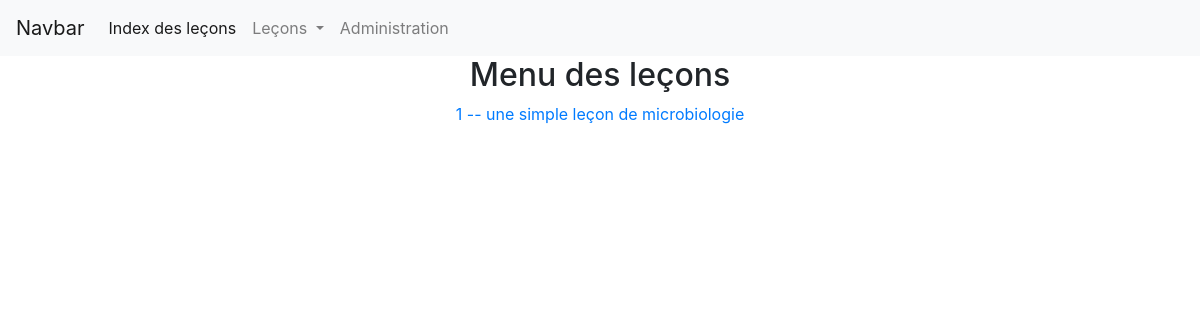
The page /tabquiz/ on the database as committed earlier.
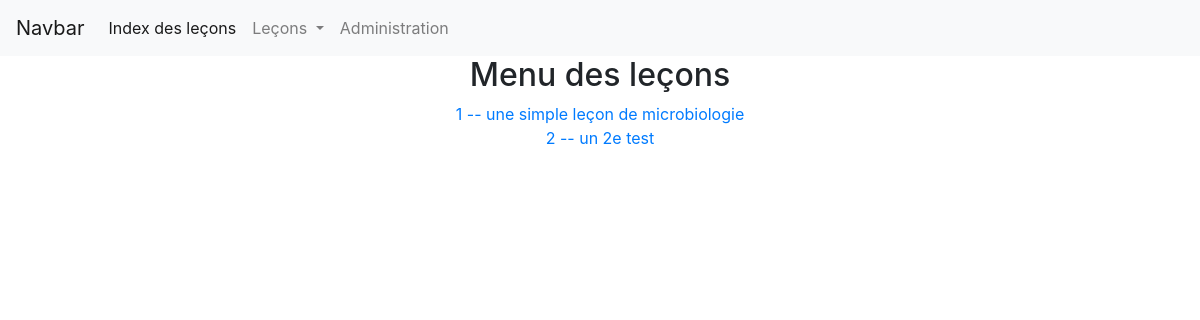
The same page on the database as committed later.
### tabquiz/models.py (models this page shows, shortened)
class Lesson(models.Model):
    lesson_id = models.IntegerField(
        primary_key=True,
        verbose_name=_('lesson id'),
    )
    description = models.CharField(max_length=200)
    class Meta:
        verbose_name = _('Lesson')
        verbose_name_plural = _('Lessons')

### tabquiz/views.py (the view)
# urls.py: path('', LessonIndexView.as_view(), name='index'),
class LessonIndexView(ListView):
    model = Lesson
    template_name='tabquiz/index.html'
    context_object_name='lesson_list'

### tabquiz/templates/tabquiz/index.html
{% extends 'tabquiz/base.html' %}
{% block content %}
<main class="text-center">
  <h2>Menu des leçons</h2>
  <ul class="list-group">
    {% for lesson in lesson_list %}
      <li><a href={% url 'tabquiz:lesson' lesson.lesson_id %}>
        {{lesson.lesson_id}} -- {{lesson.description}}
      </a></li>
    {% endfor %}
  </ul>
</main>
{% endblock %}

### tabquiz/templates/tabquiz/base.html (shortened to what this page needs)
<!doctype html>
<html lang="en">
  <head>
    {% load i18n %}
    <link rel="stylesheet" href="https://stackpath.bootstrapcdn.com/bootstrap/4.1.3/css/bootstrap.min.css">
  </head>
  <body>
    <nav class="navbar navbar-expand-md navbar-light bg-light">
      <a class="navbar-brand" href="#">Navbar</a>
      <div class="collapse navbar-collapse" id="navbarSupportedContent">
        <ul class="navbar-nav mr-auto">
          <li class="nav-item active">
            <a class="nav-link" href="{% url 'tabquiz:index' %}">Index des leçons <span class="sr-only">(current)</span></a>
          </li>
          <li class="nav-item dropdown">
            <a class="nav-link dropdown-toggle" href="#" id="navbarDropdown" role="button" data-toggle="dropdown" aria-haspopup="true" aria-expanded="false">
              Leçons
            </a>
          </li>
          <li class="nav-item">
            <a class="nav-link" href="{% url 'admin:index' %}">
              Administration
            </a>
          </li>
        </ul>
      </div>
    </nav>
  {% block content %}
  {% endblock %}
  </body>
</html>

Rows that differ between the two databases and show on the page:
added Lesson: lesson_id "2", description "un 2e test"
